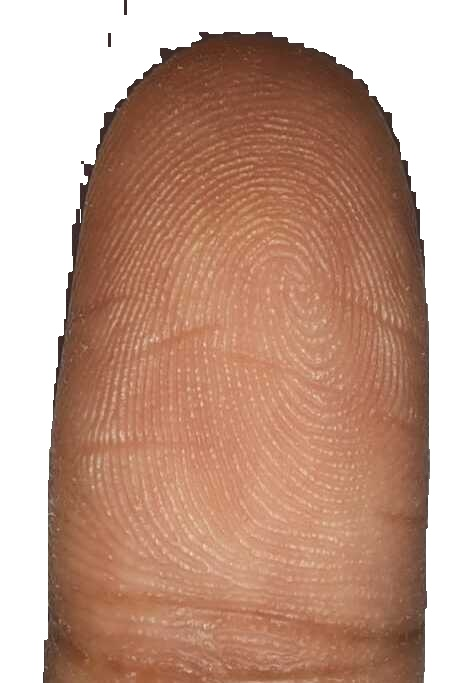
#> input picture Finger detection - 4.jpg, 468 x 683 px
$ python normalize_test.py   (older library calls are emulated)
#> lines starting #> are read from the running program, lines starting #| are printed output that depends on the picture; after the words box and inside, x2 and y2 are one past the last pixel; in counts of white or black regions, pixels touching at a corner belong together
### normalization.py
"""
Normalization is used to standardize the intensity values in an image by adjusting the range of
gray level values so that they extend in a desired range of values and improve the contrast of the
image. The main goal of normalization is to reduce the variance of the gray level value along the
ridges to facilitate subsequent processing steps
"""
from math import sqrt
import numpy as np


def normalize_pixel(x, v0, v, m, m0):
    """
    :param x: pixel value
    :param v0: desired variance
    :param v: global image variance
    :param m: global image mean
    :param m0: desired mean
    :return: normilized pixel
    """
    dev_coeff = sqrt((v0 * ((x - m)**2)) / v)
    return m0 + dev_coeff if x > m else m0 - dev_coeff

def normalize(im, m0, v0):
    m = np.mean(im) # calculate image mean
    v = np.std(im) ** 2 # calculate image standered diviation
    (y, x) = im.shape
    normilize_image = im.copy()
    for i in range(x):
        for j in range(y):
            normilize_image[j, i] = normalize_pixel(im[j, i], v0, v, m, m0)

    return normilize_image

### segmentation.py
"""
In order to eliminate the edges of the image and areas that are too noisy, segmentation is
necessary. It is based on the calculation of the variance of gray levels. For this purpose, the image
is divided into sub-blocks of (W × W) size’s and for each block the variance is calculated.
Then, the root of the variance of each block is compared with a threshold T, if the value obtained
is lower than the threshold, then the corresponding block is considered as the background of the
image and will be excluded by the subsequent processing.

The selected threshold value is T = 0.2 and the selected block size is W = 16

This step makes it possible to reduce the size of the useful part of the image and subsequently to
optimize the extraction phase of the biometric data.
"""
import numpy as np
import cv2 as cv


class Segmentation:
    def normalise(img):
        return (img - np.mean(img))/(np.std(img))


    def create_segmented_and_variance_images(im, w, threshold=.2):
        """
        Returns mask identifying the ROI. Calculates the standard deviation in each image block and threshold the ROI
        It also normalises the intesity values of
        the image so that the ridge regions have zero mean, unit standard
        deviation.
        :param im: Image
        :param w: size of the block
        :param threshold: std threshold
        :return: segmented_image
        """
        (y, x) = im.shape
        threshold = np.std(im)*threshold

        image_variance = np.zeros(im.shape)
        segmented_image = im.copy()
        mask = np.ones_like(im)

        for i in range(0, x, w):
            for j in range(0, y, w):
                box = [i, j, min(i + w, x), min(j + w, y)]
                block_stddev = np.std(im[box[1]:box[3], box[0]:box[2]])
                image_variance[box[1]:box[3], box[0]:box[2]] = block_stddev

        # apply threshold
        mask[image_variance < threshold] = 0

        # smooth mask with a open/close morphological filter
        kernel = cv.getStructuringElement(cv.MORPH_ELLIPSE,(w*2, w*2))
        mask = cv.morphologyEx(mask, cv.MORPH_OPEN, kernel)
        mask = cv.morphologyEx(mask, cv.MORPH_CLOSE, kernel)

        # normalize segmented image
        segmented_image *= mask

        im = Segmentation.normalise(im)
        mean_val = 0
        std_val = 1

        if(len(im[mask==0])!=0):
            mean_val = np.mean(im[mask==0])
            std_val = np.std(im[mask==0])

        if (std_val == 0):
            norm_img = (im - mean_val)
        else:
            norm_img = (im - mean_val)/(std_val)

        return segmented_image, norm_img, mask

### orientation.py
import math
import numpy as np
import cv2 as cv


def calculate_angles(im, W, smoth=False):
    """
    anisotropy orientation estimate,
    :param im:
    :param W: int width of the ridge
    :return: array
    """
    j1 = lambda x, y: 2 * x * y
    j2 = lambda x, y: x ** 2 - y ** 2
    j3 = lambda x, y: x ** 2 + y ** 2

    (y, x) = im.shape

    sobelOperator = [[-1, 0, 1], [-2, 0, 2], [-1, 0, 1]]
    ySobel = np.array(sobelOperator).astype(np.int)
    xSobel = np.transpose(ySobel).astype(np.int)

    result = [[] for i in range(1, y, W)]

    Gx_ = cv.filter2D(im/125,-1, ySobel)*125
    Gy_ = cv.filter2D(im/125,-1, xSobel)*125

    for j in range(1, y, W):
        for i in range(1, x, W):
            nominator = 0
            denominator = 0
            for l in range(j, min(j + W, y - 1)):
                for k in range(i, min(i + W , x - 1)):
                    Gx = round(Gx_[l, k])  # horizontal gradients at l, k
                    Gy = round(Gy_[l, k])  # vertial gradients at l, k
                    nominator += j1(Gx, Gy)
                    denominator += j2(Gx, Gy)

            # nominator = round(np.sum(Gy_[j:min(j + W, y - 1), i:min(i + W , x - 1)]))
            # denominator = round(np.sum(Gx_[j:min(j + W, y - 1), i:min(i + W , x - 1)]))
            if nominator or denominator:
                angle = (math.pi + math.atan2(nominator, denominator)) / 2
                orientation = np.pi/2 + math.atan2(nominator,denominator)/2
                result[int((j-1) // W)].append(angle)
            else:
                result[int((j-1) // W)].append(0)

            # segment image
            # focus_img = im[j:min(j + W, y - 1), i:min(i + W , x - 1)]
            # segmentator = -1 if segmentator/W*W < np.max(focus_img)*

    result = np.array(result)

    if smoth:
        result = smooth_angles(result)

    return result


def gauss(x, y):
    ssigma = 1.0
    return (1 / (2 * math.pi * ssigma)) * math.exp(-(x * x + y * y) / (2 * ssigma))


# [55 lines left out: functions kernel_from_function, smooth_angles, get_line_ends, visualize_angles, not called in this run]

### frequency.py
import numpy as np
import math
import scipy.ndimage


def frequest(im, orientim, kernel_size, minWaveLength, maxWaveLength):
    """
    Function to estimate the fingerprint ridge frequency within a small block
    of a fingerprint image.
    An image block the same size as im with all values set to the estimated ridge spatial frequency.  If a
    ridge frequency cannot be found, or cannot be found within the limits set by min and max Wavlength freqim is set to zeros.
    """
    rows, cols = np.shape(im)

    # Find mean orientation within the block. This is done by averaging the
    # sines and cosines of the doubled angles before reconstructing the angle again.
    cosorient = np.cos(2*orientim) # np.mean(np.cos(2*orientim))
    sinorient = np.sin(2*orientim) # np.mean(np.sin(2*orientim))
    block_orient = math.atan2(sinorient,cosorient)/2

    # Rotate the image block so that the ridges are vertical
    rotim = scipy.ndimage.rotate(im,block_orient/np.pi*180 + 90,axes=(1,0),reshape = False,order = 3,mode = 'nearest')

    # Now crop the image so that the rotated image does not contain any invalid regions.
    cropsze = int(np.fix(rows/np.sqrt(2)))
    offset = int(np.fix((rows-cropsze)/2))
    rotim = rotim[offset:offset+cropsze][:,offset:offset+cropsze]

    # Sum down the columns to get a projection of the grey values down the ridges.
    ridge_sum = np.sum(rotim, axis = 0)
    dilation = scipy.ndimage.grey_dilation(ridge_sum, kernel_size, structure=np.ones(kernel_size))
    ridge_noise = np.abs(dilation - ridge_sum); peak_thresh = 2;
    maxpts = (ridge_noise < peak_thresh) & (ridge_sum > np.mean(ridge_sum))
    maxind = np.where(maxpts)
    _, no_of_peaks = np.shape(maxind)

    # Determine the spatial frequency of the ridges by dividing the
    # distance between the 1st and last peaks by the (No of peaks-1). If no
    # peaks are detected, or the wavelength is outside the allowed bounds, the frequency image is set to 0
    if(no_of_peaks<2):
        freq_block = np.zeros(im.shape)
    else:
        waveLength = (maxind[0][-1] - maxind[0][0])/(no_of_peaks - 1)
        if waveLength>=minWaveLength and waveLength<=maxWaveLength:
            freq_block = 1/np.double(waveLength) * np.ones(im.shape)
        else:
            freq_block = np.zeros(im.shape)
    return(freq_block)


def ridge_freq(im, mask, orient, block_size, kernel_size, minWaveLength, maxWaveLength):
    # Function to estimate the fingerprint ridge frequency across a
    # fingerprint image.
    rows,cols = im.shape
    freq = np.zeros((rows,cols))
    for row in range(0, rows - block_size, block_size):
        for col in range(0, cols - block_size, block_size):
            image_block = im[row:row + block_size][:, col:col + block_size]
            angle_block = orient[row // block_size][col // block_size]
            if angle_block:
                freq[row:row + block_size][:, col:col + block_size] = frequest(image_block, angle_block, kernel_size,
                                                                               minWaveLength, maxWaveLength)

    freq = freq*mask
    freq_1d = np.reshape(freq,(1,rows*cols))
    ind = np.where(freq_1d>0)
    ind = np.array(ind)
    ind = ind[1,:]
    non_zero_elems_in_freq = freq_1d[0][ind]
    medianfreq = np.median(non_zero_elems_in_freq) * mask

    return medianfreq

### gabor_filter.py
"""
The principle of gabor filtering is to modify the value of the pixels of an image, generally in order to
improve its appearance. In practice, it is a matter of creating a new image using the pixel values
of the original image, in order to select in the Fourier domain the set of frequencies that make up
the region to be detected. The filter used is the Gabor filter with even symmetry and oriented at 0 degrees.

The resulting image will be the spatial convolution of the original (normalized) image and one of
the base filters in the direction and local frequency from the two directional and frequency maps
"""

import numpy as np
import scipy
def gabor_filter(im, orient, freq, kx=0.65, ky=0.65):
    """
    Gabor filter is a linear filter used for edge detection. Gabor filter can be viewed as a sinusoidal plane of
    particular frequency and orientation, modulated by a Gaussian envelope.
    :param im:
    :param orient:
    :param freq:
    :param kx:
    :param ky:
    :return:
    """
    angleInc = 3
    im = np.double(im)
    rows, cols = im.shape
    return_img = np.zeros((rows,cols))

    # Round the array of frequencies to the nearest 0.01 to reduce the
    # number of distinct frequencies we have to deal with.

    freq_1d = freq.flatten()
    frequency_ind = np.array(np.where(freq_1d>0))
    non_zero_elems_in_freq = freq_1d[frequency_ind]
    non_zero_elems_in_freq = np.double(np.round((non_zero_elems_in_freq*100)))/100
    unfreq = np.unique(non_zero_elems_in_freq)

    # Generate filters corresponding to these distinct frequencies and
    # orientations in 'angleInc' increments.
    sigma_x = 1/unfreq*kx
    sigma_y = 1/unfreq*ky

    block_size = int(3*np.max([sigma_x,sigma_y]))
    array = np.linspace(-block_size,block_size,(2*block_size + 1))
    x, y = np.meshgrid(array, array)

    # gabor filter equation
    reffilter = np.exp(-(((np.power(x,2))/(sigma_x*sigma_x) + (np.power(y,2))/(sigma_y*sigma_y)))) * np.cos(2*np.pi*unfreq[0]*x)
    filt_rows, filt_cols = reffilter.shape
    gabor_filter = np.array(np.zeros((180//angleInc, filt_rows, filt_cols)))

    # Generate rotated versions of the filter.
    for degree in range(0,180//angleInc):
        rot_filt = scipy.ndimage.rotate(reffilter,-(degree*angleInc + 90),reshape = False)
        gabor_filter[degree] = rot_filt

    # Convert orientation matrix values from radians to an index value that corresponds to round(degrees/angleInc)
    maxorientindex = np.round(180/angleInc)
    orientindex = np.round(orient/np.pi*180/angleInc)
    for i in range(0,rows//16):
        for j in range(0,cols//16):
            if(orientindex[i][j] < 1):
                orientindex[i][j] = orientindex[i][j] + maxorientindex
            if(orientindex[i][j] > maxorientindex):
                orientindex[i][j] = orientindex[i][j] - maxorientindex

    # Find indices of matrix points greater than maxsze from the image boundary
    block_size = int(block_size)
    valid_row, valid_col = np.where(freq>0)
    finalind = \
        np.where((valid_row>block_size) & (valid_row<rows - block_size) & (valid_col>block_size) & (valid_col<cols - block_size))

    for k in range(0, np.shape(finalind)[1]):
        r = valid_row[finalind[0][k]]; c = valid_col[finalind[0][k]]
        img_block = im[r-block_size:r+block_size + 1][:,c-block_size:c+block_size + 1]
        return_img[r][c] = np.sum(img_block * gabor_filter[int(orientindex[r//16][c//16]) - 1])

    gabor_img = 255 - np.array((return_img < 0)*255).astype(np.uint8)

    return gabor_img

### skeletonize.py
"""
To facilitate extraction of minutiae the image must be skeletonized: a sequence of morphological
erosion operations will reduce the thickness of the striations until the latter is equal to one pixel
while maintaining the connectivity of the striations ( That is to say that the continuity of the
striaes must be respected, holes must not be inserted). While some papers use Rosenfeld algorithm for its
simplicity. Used skimage Zha84 A fast parallel algorithm for thinning digital patterns.
"""
import numpy as np
import cv2 as cv
# from utils.crossing_number import calculate_minutiaes
from skimage.morphology import skeletonize as skelt
from skimage.morphology import thin
def skeletonize(image_input):
    """
    Skeletonization reduces binary objects to 1 pixel wide representations.
    skeletonize works by making successive passes of the image. On each pass, border pixels are identified
    and removed on the condition that they do not break the connectivity of the corresponding object.
    :param image_input: 2d array uint8
    :return:
    """
    image = np.zeros_like(image_input)
    image[image_input == 0] = 1.0
    output = np.zeros_like(image_input)

    skeleton = skelt(image)

    """uncomment for testing"""
    # thinned = thin(image)
    # thinned_partial = thin(image, max_iter=25)
    #
    # def minu_(skeleton, name):
    #     cv.imshow('thin_'+name, output)
    #     cv.bitwise_not(output, output)
    #     minutias = calculate_minutiaes(output, kernel_size=5); cv.imshow('minu_'+name, minutias)
    # # minu_(output, 'skeleton')
    # # minu_(output, 'thinned')
    # # minu_(output, 'thinned_partial')
    # # cv.waitKeyEx()

    output[skeleton] = 255
    cv.bitwise_not(output, output)

    return output


# [43 lines left out: function thinning_morph, not called in this run]

### normalize_test.py

import cv2
import numpy as np

from normalization import normalize
from segmentation import Segmentation
from orientation import calculate_angles
from frequency import ridge_freq
from gabor_filter import gabor_filter
from skeletonize import skeletonize

# Reading the image from the present directory
image = cv2.imread("Finger detection - 4.jpg")
#> image is the input picture: shape (683, 468, 3); mean B, G, R 138.7, 156.7, 194.4
# Resizing the image for compatibility
image = cv2.resize(image, (500, 600))
#> image: shape (600, 500, 3)

cv2.imshow("original image", image)

# The initial processing of the image
# image = cv2.medianBlur(image, 3)
image_bw = cv2.cvtColor(image, cv2.COLOR_BGR2GRAY)

cv2.imshow("grey image", image_bw)
cv2.imwrite("1 - grey image.jpg",image_bw)

# The declaration of CLAHE
# clipLimit -> Threshold for contrast limiting
clahe = cv2.createCLAHE(clipLimit = 2, tileGridSize=(8,8))
image_bw = clahe.apply(image_bw) + 30  # + 30 makes background black
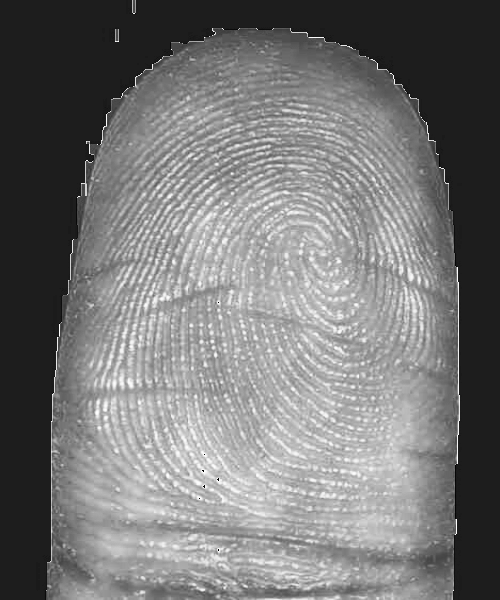
#> image_bw: shape (600, 500); min 0, max 255, mean 118.4

cv2.imshow("clehe image", image_bw)
cv2.imwrite("1 - clehe image.jpg",image_bw)

block_size = 16

# normalization - removes the effects of sensor noise and finger pressure differences.
normalized_img = normalize(image_bw.copy(), float(100), float(100))
#> in normalize, `m = np.mean(im)`: m = 118.4
#> in normalize, `v = np.std(im) ** 2`: v = 4360
#> the loop in normalize, `for i in range(x):` made 500 passes
#> after the loop in normalize, `for i in range(x):`:
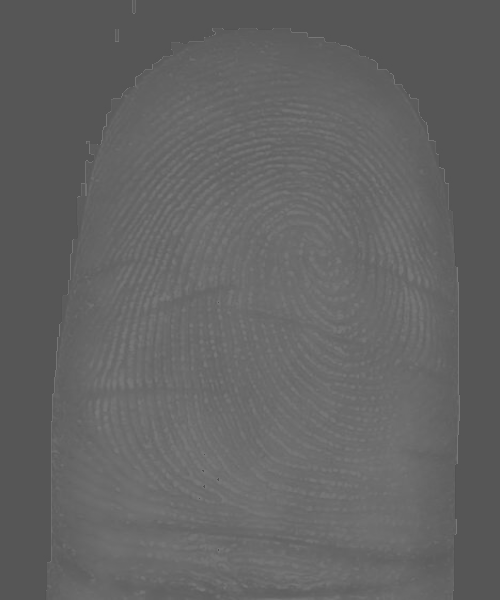
#> normilize_image: shape (600, 500); min 82, max 120, mean 99.5

cv2.imshow("normalized image", normalized_img)
cv2.imwrite("1 - normalized image.jpg",normalized_img)

# normalisation
(segmented_img, normim, mask) = Segmentation.create_segmented_and_variance_images(normalized_img, block_size, 0.2)
#> after the loop in create_segmented_and_variance_images, `for i in range(0, x, w):`:
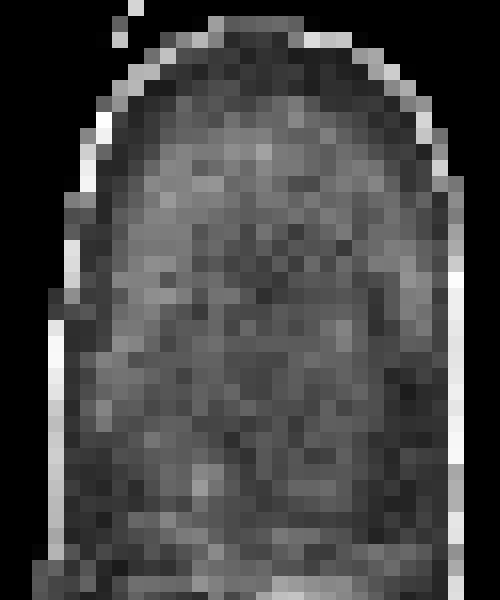
#> image_variance: shape (600, 500) float64; min 0, max 8.63, mean 2.34; drawn with min black and max white
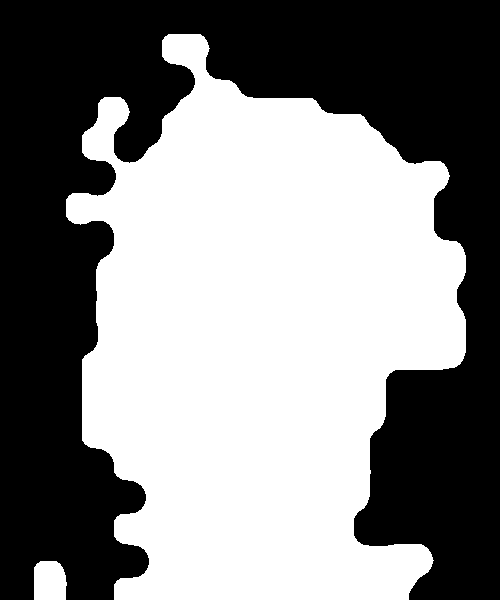
#> mask: shape (600, 500); values 0 (black) and 1 (white), 52% white; 1 black region, box (x1, y1, x2, y2) and area: (0, 0, 500, 600) 144106

# orientations
angles = calculate_angles(normalized_img, W=block_size, smoth=False)

# find the overall frequency of ridges in Wavelet Domain
freq = ridge_freq(normim, mask, angles, block_size, kernel_size=5, minWaveLength=5, maxWaveLength=15)
#> after the loop in ridge_freq, `for row in range(0, rows - block_size, block_size):`:
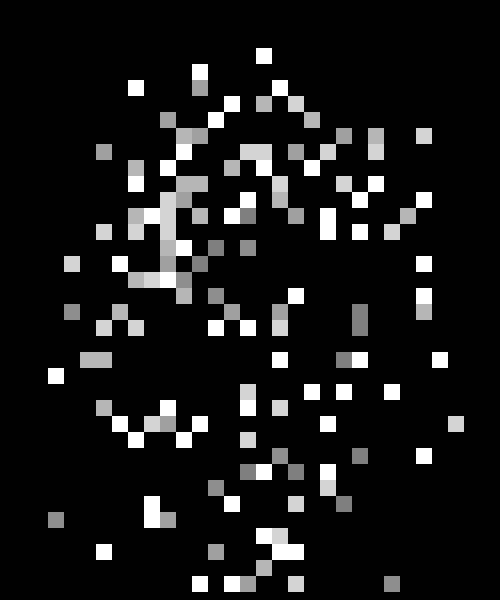
#> freq: shape (600, 500) float64; min 0, max 0.2, mean 0.019; drawn with min black and max white

# create gabor filter and do the actual filtering
gabor_img = gabor_filter(normim, angles, freq)
#> after the loop in gabor_filter, `for k in range(0, np.shape(finalind)[1]):`:
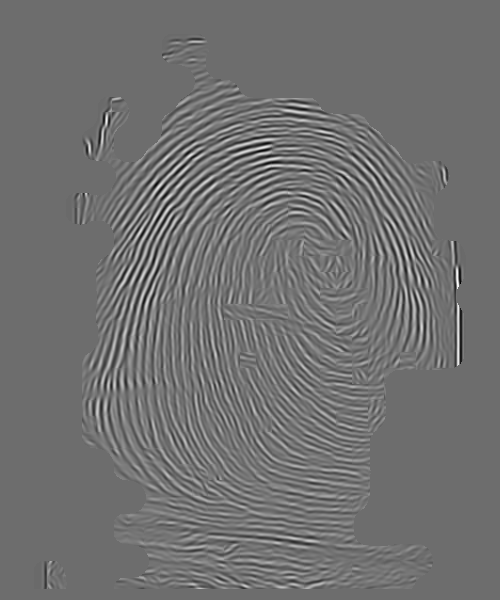
#> return_img: shape (600, 500) float64; min -19.25, max 25.47, mean 0.6; drawn with min black and max white
#> in gabor_filter, `gabor_img = 255 - np.array((return_img < 0)*255).astype(np.uint8)`: gabor_img: shape (600, 500); 80.1% white; 437 black regions (185 under 20 px), largest, box (x1, y1, x2, y2) and area: (133, 153, 412, 446) 2743, (99, 144, 427, 478) 2691, (116, 210, 246, 512) 2641

cv2.imshow("gabor image", gabor_img)
cv2.imwrite("1 - gabor image.jpg",gabor_img)

# thinning or skeletonize
thin_image = skeletonize(gabor_img)
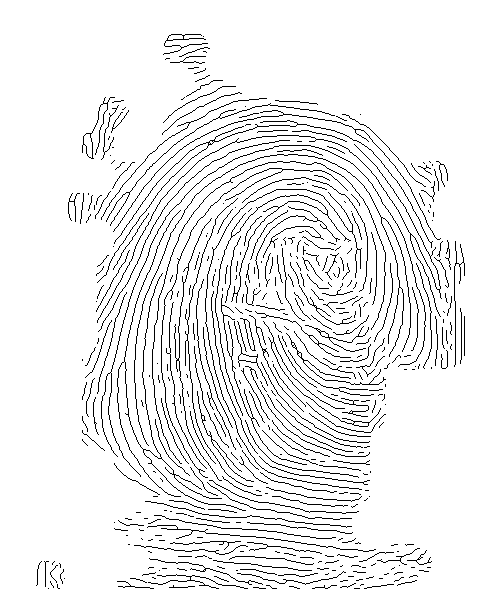
#> thin_image: shape (600, 500); 93.1% white; black in thin lines or dots, all inside (x1, y1, x2, y2) = (36, 34, 465, 589)


cv2.imshow("thin image", thin_image)
cv2.imwrite("1 - thin image.jpg",thin_image)

cv2.waitKey(0)
cv2.destroyAllWindows()
